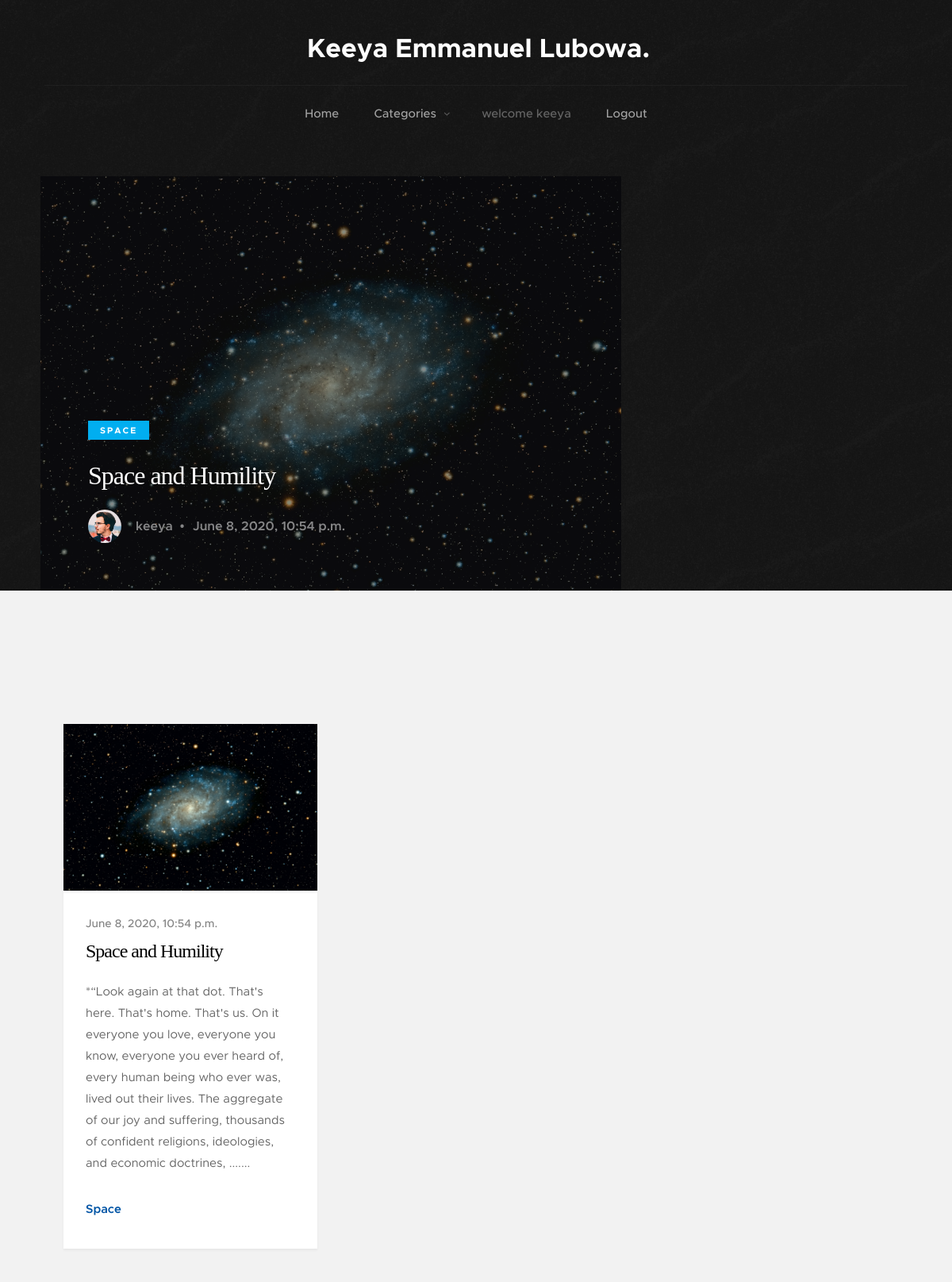
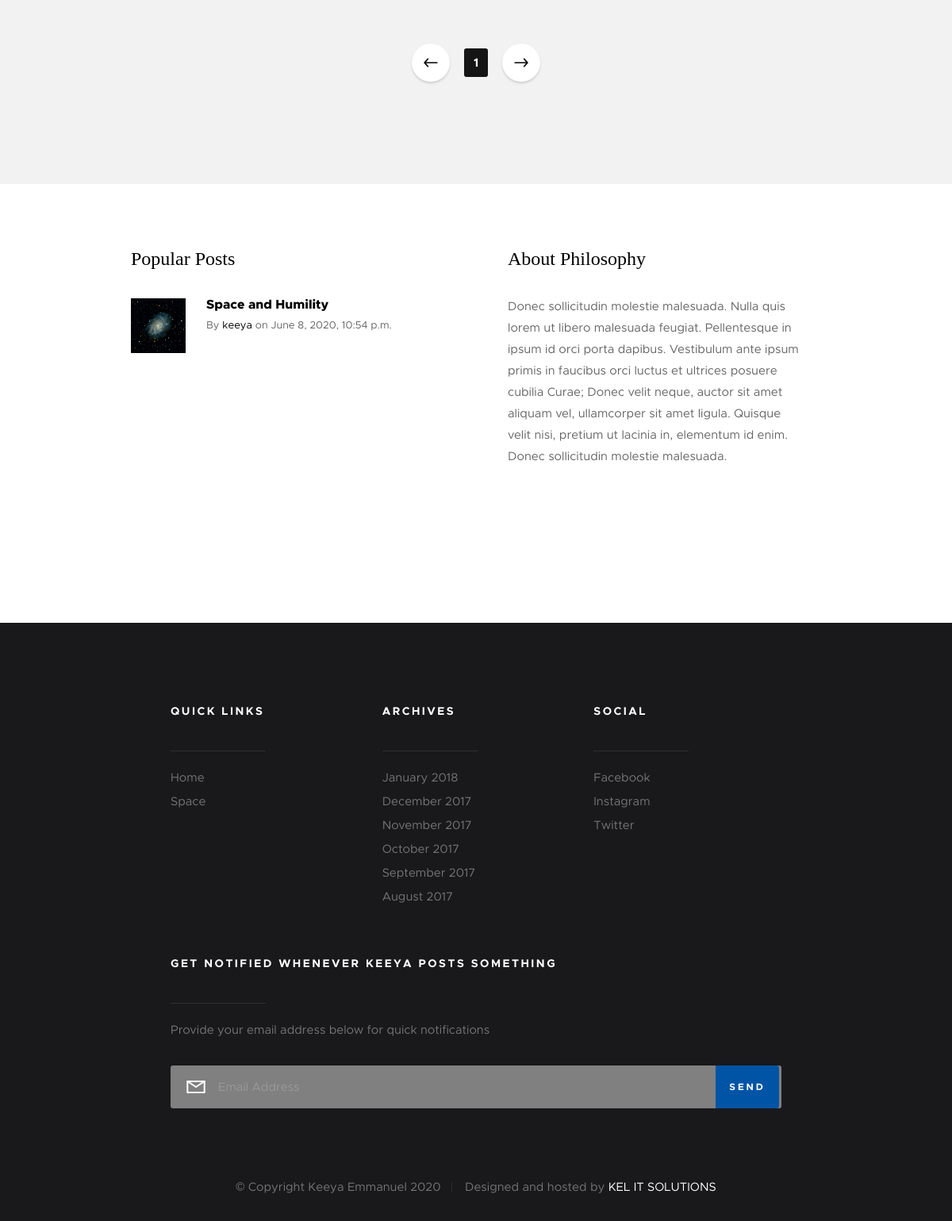
/keeya/ (signed in), run on the app's committed database (2 pictures, top to bottom).
### keeya/models.py (models this page shows, shortened)
class BlogPost(models.Model):
    category = models.ForeignKey(Category, on_delete=models.CASCADE)
    title = models.CharField(max_length=150)
    body = models.TextField()
    img  = models.ImageField(upload_to='post_pics')
    likes = models.IntegerField(default=0)
    dislikes = models.IntegerField(default=0)
    created_by = models.ForeignKey(User,on_delete=models.CASCADE,default=User.id)
    created_on = models.DateTimeField(auto_now=False, auto_now_add=True)

class Category(models.Model):
    cat_name = models.CharField(max_length=50)
    def __str__(self):
        return self.cat_name

### keeya/views.py (the view)
# urls.py: path("", views.index, name="index"),
def index(request):
    categories = Category.objects.all()
    posts = BlogPost.objects.order_by('-created_on')[:10]
    if len(posts)>0:
        recent_post = posts[0]
        data = dict(categories=categories, posts=posts, recent_post=recent_post)
        return render(request,'keeya/index.html',data)
    else:
        data = dict(categories=categories, posts=posts, recent_post=[])
        return render(request,'keeya/index.html',data)

### keeya/templatetags/keeya_extras.py (called while the page is built)
@register.filter(name='trim')
@stringfilter
def trim(value, arg):
    return value[:arg]

### templates/keeya/index.html (shortened to what this page needs)
{% extends "keeya/base.html" %}
{% load static %}
{% load keeya_extras %}
        {% block afterheader %}
            <div class="pageheader-content row">
            <div class="col-full">
                <div class="featured">
                    <div class="featured__column featured__column--big">
                        <div class="entry" style="background-image:url('{{recent_post.img.url}}');">
                            <div class="entry__content">
                                <span class="entry__category"><a href="#0">{{recent_post.category}}</a></span>
                                <h1><a href="post/{{recent_post.id}}" title="">
                                {{recent_post.title}}</a></h1>
                                <div class="entry__info">
                                    <a href="#" class="entry__profile-pic">
                                        <img class="avatar" src="{% static 'images/avatars/user-03.jpg' %}" alt="">
                                    </a>
                                    <ul class="entry__meta">
                                        <li><a href="#">{{recent_post.created_by}}</a></li>
                                        <li>{{recent_post.created_on}}</li>
                                    </ul>
                                </div>
                            </div>
                        </div>
                    </div>
                </div>
            </div>
        </div>
        {% endblock afterheader %}
        {% block content %}
            <div class="row masonry-wrap">
            <div class="masonry">
                {% for post in posts %}
                    <article class="masonry__brick entry format-standard" data-aos="fade-up">
                    <div class="entry__thumb">
                        <a href="single-standard.html" class="entry__thumb-link">
                            <img src="{{post.img.url}}"
                                    srcset="{{post.img.url}} 1x, {{post.img.url}} 2x" alt="">
                        </a>
                    </div>
                    <div class="entry__text">
                        <div class="entry__header">
                            <div class="entry__date">
                                <a href="#">{{post.created_on}}</a>
                            </div>
                            <h1 class="entry__title"><a href="post/{{post.id}}">{{post.title}}</a></h1>
                        </div>
                        <div class="entry__excerpt">
                            <p>
                                {{post.body|trim:300}}.......
                            </p>
                        </div>
                        <div class="entry__meta">
                            <span class="entry__meta-links">
                                <a href="category.html">{{post.category}}</a>
                            </span>
                        </div>
                    </div>
                </article>
                {% endfor %}
            </div>
        </div>
        <div class="row">
            <div class="col-full">
                <nav class="pgn">
                    <ul>
                        <li><a class="pgn__prev" href="#0">Prev</a></li>
                        <li><a class="pgn__num current" href="#0">1</a></li>
                        <li><a class="pgn__next" href="#0">Next</a></li>
                    </ul>
                </nav>
            </div>
        </div>
        {% endblock content %}
    {% block extras %}
    <div class="row top">
            <div class="col-eight md-six tab-full popular">
                <h3>Popular Posts</h3>
                <div class="block-1-2 block-m-full popular__posts">
                    {%for post in posts %}
                    <article class="col-block popular__post">
                        <a href="#0" class="popular__thumb">
                            <img src="{{post.img.url}}" alt="">
                        </a>
                        <h5><a href="#0">{{post.title}}</a></h5>
                        <section class="popular__meta">
                                <span class="popular__author"><span>By</span> <a href="#0">{{post.created_by}}</a></span>
                            <span class="popular__date"><span>on</span> <time datetime="2017-12-19">{{post.created_on}}</time></span>
                        </section>
                    </article>
                    {%endfor%}
                </div>
            </div>
            <div class="col-four md-six tab-full about">
                <h3>About Philosophy</h3>
                <p>
                Donec sollicitudin molestie malesuada. Nulla quis lorem ut libero malesuada feugiat. Pellentesque in ipsum id orci porta dapibus. Vestibulum ante ipsum primis in faucibus orci luctus et ultrices posuere cubilia Curae; Donec velit neque, auctor sit amet aliquam vel, ullamcorper sit amet ligula. Quisque velit nisi, pretium ut lacinia in, elementum id enim. Donec sollicitudin molestie malesuada.
                </p>
                <ul class="about__social">
                    <li>
                        <a href="#0"><i class="fa fa-facebook" aria-hidden="true"></i></a>
                    </li>
                    <li>
                        <a href="#0"><i class="fa fa-twitter" aria-hidden="true"></i></a>
                    </li>
                    <li>
                        <a href="#0"><i class="fa fa-instagram" aria-hidden="true"></i></a>
                    </li>
                    <li>
                        <a href="#0"><i class="fa fa-pinterest" aria-hidden="true"></i></a>
                    </li>
                </ul>
            </div>
        </div>
       {% endblock extras %}

### templates/keeya/base.html (shortened to what this page needs)
{% load static %}
<!DOCTYPE html>
<html class="no-js" lang="en">
<head>
    <link rel="stylesheet" href="{% static 'css/base.css' %}">
    <link rel="stylesheet" href="{% static 'css/vendor.css' %}">
    <link rel="stylesheet" href="{% static 'css/main.css' %}">
    <link rel="stylesheet" href="{% static 'css/modal.css' %}">
</head>
<body id="top">
    {% if request.resolver_match.url_name == 'post' %}
    <div class="s-pageheader">
    {% else %}
    <section class="s-pageheader s-pageheader--home">
    {% endif %}
        <header class="header">
            <div class="header__content row">
                <div class="header__logo">
                    <a style="color:white;font-size:25pt;" class="logo" href="index.html">
                    <b>Keeya Emmanuel Lubowa.</b>
                    </a>
                </div>
                <ul class="header__social">
                    <li>
                        <a href="#0"><i class="fa fa-facebook" aria-hidden="true"></i></a>
                    </li>
                    <li>
                        <a href="#0"><i class="fa fa-twitter" aria-hidden="true"></i></a>
                    </li>
                    <li>
                        <a href="#0"><i class="fa fa-instagram" aria-hidden="true"></i></a>
                    </li>
                </ul>
                <nav class="header__nav-wrap">
                    <ul class="header__nav">
                        <li><a href="/keeya/" title="">Home</a></li>
                        <li class="has-children">
                            <a href="#0" title="">Categories</a>
                        </li>
                        {% if user.is_authenticated %}
                        <li>welcome {{user.username}}</li>
                        <li><a href="#" id="logout">Logout</a></li>
                        {% else %}
                        <li><a href="#" id="openLogin">Login</a></li>
                        <li><a href="#" id="openRegister" >Register</a></li>
                        <li><a href="/admin/" title="">Admin</a></li>
                        {% endif %}
                    </ul>
                </nav>
            </div>
        </header>
    {% if request.resolver_match.url_name == 'post' %}
    </div>
    {% else %}
    {% block afterheader %}
    {% endblock afterheader %}
    </section>
    {% endif %}
    <section class="s-content s-content--narrow s-content--no-padding-bottom">
    </section>
    <section class="s-content">
        {% block content %}
        {% endblock content %}
    </section>
    <section class="s-extra">
       {% block extras %}
       {% endblock extras %}
    </section>
    <footer class="s-footer">
        <div class="s-footer__main">
            <div class="row">
                <div class="col-two md-four mob-full s-footer__sitelinks">
                    <h4>Quick Links</h4>
                    <ul class="s-footer__linklist">
                        <li><a href="#0">Home</a></li>
                        {% for category in categories %}
                        <li><a href="#0">{{category.cat_name}}</a></li>
                        {% endfor %}
                    </ul>
                </div>
                <div class="col-two md-four mob-full s-footer__archives">
                    <h4>Archives</h4>
                    <ul class="s-footer__linklist">
                        <li><a href="#0">January 2018</a></li>
                        <li><a href="#0">December 2017</a></li>
                        <li><a href="#0">November 2017</a></li>
                        <li><a href="#0">October 2017</a></li>
                        <li><a href="#0">September 2017</a></li>
                        <li><a href="#0">August 2017</a></li>
                    </ul>
                </div>
                <div class="col-two md-four mob-full s-footer__social">
                    <h4>Social</h4>
                    <ul class="s-footer__linklist">
                        <li><a href="#0">Facebook</a></li>
                        <li><a href="#0">Instagram</a></li>
                        <li><a href="#0">Twitter</a></li>
                    </ul>
                </div>
                <div class="col-five md-full end s-footer__subscribe">
                    <h4>Get notified whenever Keeya posts something</h4>
                    <p>Provide your email address below for quick notifications</p>
                    <div class="subscribe-form">
                        <form id="mc-form" class="group" novalidate="true">
                            <input style="background-color:grey" type="email" value="" name="EMAIL" class="email" id="mc-email" placeholder="Email Address" required="">
                            <input type="submit" name="subscribe" value="Send">
                        </form>
                    </div>
                </div>
            </div>
        </div>
        <div class="s-footer__bottom">
            <div class="row">
                <div class="col-full">
                    <div class="s-footer__copyright">
                        <span>© Copyright Keeya Emmanuel 2020</span>
                        <span>Designed and hosted by <a href="http://keldotcom.com">KEL IT SOLUTIONS</a></span>
                    </div>
                </div>
            </div>
        </div>
    </footer>
</body>
</html>

### static/css/base.css (style rules this page uses)
html { font-family: sans-serif; line-height: 1.15; -ms-text-size-adjust: 100%; -webkit-text-size-adjust: 100%; }
body { margin: 0; }
article, aside, footer, header, nav, section { display: block; }
h1 { font-size: 2em; margin: 0.67em 0; }
a { background-color: transparent; -webkit-text-decoration-skip: objects; }
b, strong { font-weight: inherit; }
b, strong { font-weight: bolder; }
img { border-style: none; }
button, input, optgroup, select, textarea { font-family: sans-serif; font-size: 100%; line-height: 1.15; margin: 0; }
button, input { overflow: visible; }
button, html [type="button"], [type="reset"], [type="submit"] { -webkit-appearance: button; }
html { font-size: 62.5%; box-sizing: border-box; }
*, *::before, *::after { box-sizing: inherit; }
body { font-weight: normal; line-height: 1; word-wrap: break-word; text-rendering: optimizeLegibility; -webkit-overflow-scrolling: touch; -webkit-text-size-adjust: none; }
body, input, button { -moz-osx-font-smoothing: grayscale; -webkit-font-smoothing: antialiased; }
img, video { max-width: 100%; height: auto; }
div, dl, dt, dd, ul, ol, li, h1, h2, h3, h4, h5, h6, pre, form, p, blockquote, th, td { margin: 0; padding: 0; }
h1, h2, h3, h4, h5, h6 { -webkit-font-smoothing: auto; -webkit-font-smoothing: antialiased; -webkit-font-variant-ligatures: common-ligatures; -moz-font-variant-ligatures: common-ligatures; font-variant-ligatures: common-ligatures; text-rendering: optimizeLegibility; }
em, i { font-style: italic; line-height: inherit; }
strong, b { font-weight: bold; line-height: inherit; }
ol, ul { list-style: none; }
li { display: block; }
a { text-decoration: none; line-height: inherit; }
a img { border: none; }
input[type="email"], input[type="number"], input[type="search"], input[type="text"], input[type="tel"], input[type="url"], input[type="password"], textarea { -webkit-appearance: none; -moz-appearance: none; -ms-appearance: none; -o-appearance: none; appearance: none; }
.row { width: 94%; max-width: 1200px; margin: 0 auto; }
.row:after { content: ""; display: table; clear: both; }
[class*="col-"] { float: left; padding: 0 20px; }
[class*="col-"] + [class*="col-"].end { float: right; }
.col-two, .col-1-6 { width: 16.66667%; }
.col-four, .col-1-3 { width: 33.33333%; }
.col-five { width: 41.66667%; }
.col-eight, .col-2-3 { width: 66.66667%; }
.col-twelve, .col-full { width: 100%; }
@media only screen and (max-width: 1200px) { [class*="col-"] { padding: 0 15px; } }
@media only screen and (max-width: 1200px) { .md-four, .md-1-3 { width: 33.33333%; } }
@media only screen and (max-width: 1200px) { .md-six, .md-1-2 { width: 50%; } }
@media only screen and (max-width: 1200px) { .md-twelve, .md-full { width: 100%; } }
[class*="block-"]:after { content: ""; display: table; clear: both; }
.block-1-2 .col-block { width: 50%; }
.block-1-6 .col-block:nth-child(6n + 1), .block-1-5 .col-block:nth-child(5n + 1), .block-1-4 .col-block:nth-child(4n + 1), .block-1-3 .col-block:nth-child(3n + 1), .block-1-2 .col-block:nth-child(2n + 1) { clear: both; }
@media only screen and (max-width: 1200px) { .block-m-full .col-block { width: 100%; clear: both; } }
@media only screen and (max-width: 1200px) { [class*="block-m-"] .col-block:nth-child(n) { clear: none; } }
.group:after { content: ""; display: table; clear: both; }

### data on the page
BlogPost: img (picture), category "SPACE", title "Space and Humility", created_by "keeya", created_on "June 8, 2020, 10:54 p.m.", body "*“Look again at that dot. That's here. That's home. That's us. On it everyone you love, everyone you know, everyone you ever heard of, every human being who ever was, lived out their lives. The aggregate of our joy and suffering, thousands of confident religions, ideologies, and economic doctrines,", category "Space"
Category: cat_name "Space"

### other printed values
{{ user.username }} "keeya"
